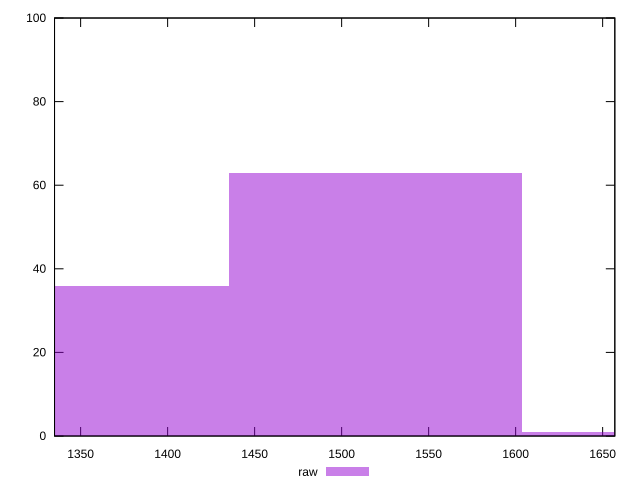

Write gnuplot code to recreate this figure.
reset

$raw <<EOF
1519.468984012932 63
1688.29887112548 1
1350.639096900384 36
EOF

set key outside below
set boxwidth 168.829887112548
set xrange [1335:1657]
set yrange [0:100]
set trange [0:100]
set style fill transparent solid 0.5 noborder
set terminal svg size 640, 490 enhanced background rgb 'white'
set output "report_00026_2021-02-22T21:38:55.199Z/render-blocking-resources/samples/pages/raw/histogram.svg"

plot $raw title "raw" with boxes

reset
